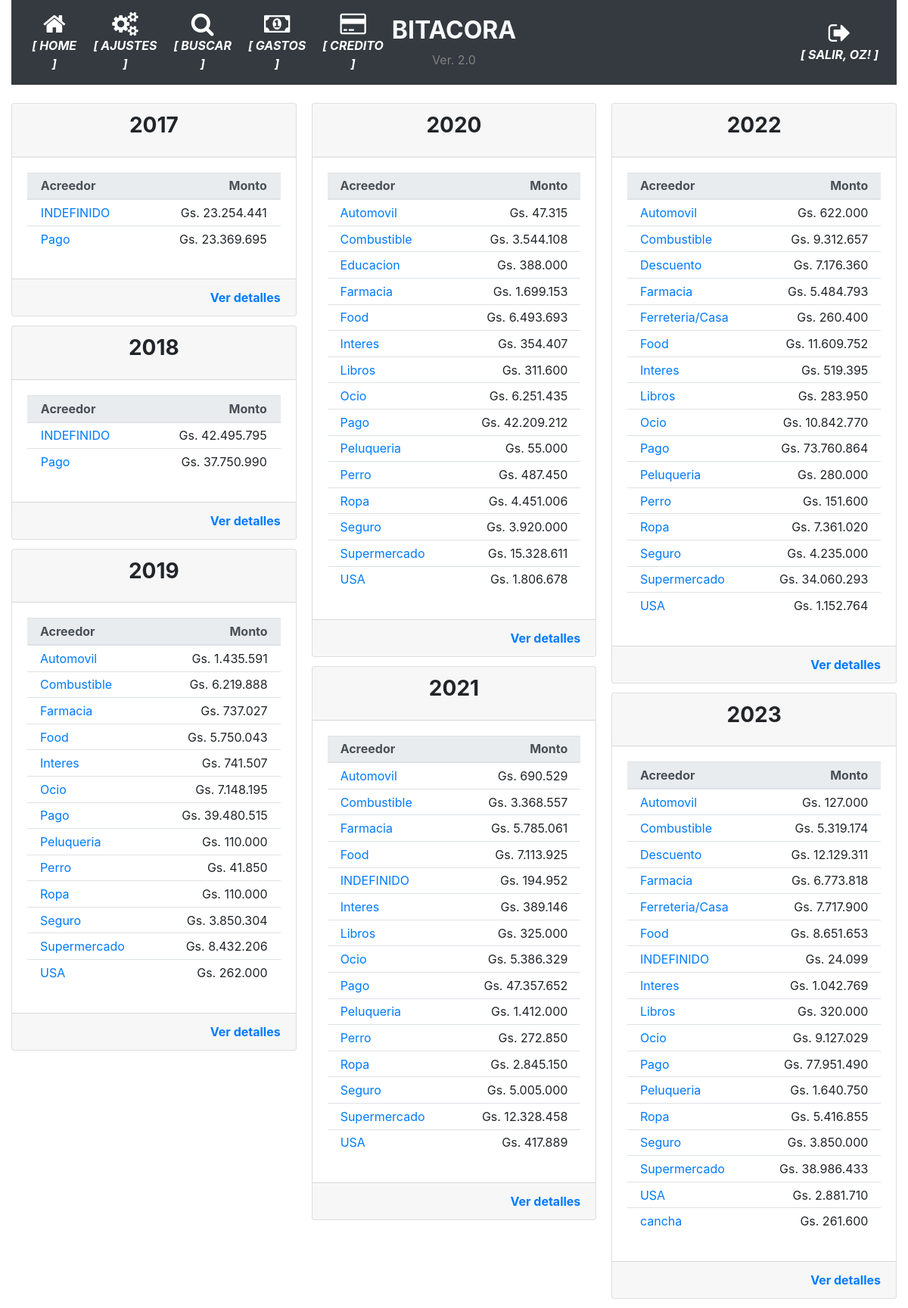
/historial_operacion (signed in), run on the app's committed database.
### app/models.py (models this page shows, shortened)
class User(UserMixin, db.Model):
    id = db.Column(db.Integer, primary_key=True)
    username = db.Column(db.String(64), index=True, unique=True)
    email = db.Column(db.String(120), index=True, unique=True)
    password_hash = db.Column(db.String(128))
    perfil = db.Column(db.String(128))

class TiposMovimiento(db.Model):
    __tablename__='tipos_movimiento'
    id = db.Column(db.Integer, primary_key=True)
    tipo = db.Column(db.String(100), nullable=False)

### app/routes.py (the view)
@app.route('/historial_operacion', methods=['GET', 'POST'])
@login_required
def historial_operacion():
    operaciones=[]
    for movimiento in db.session.query(func.strftime("%Y", Movimientos.fecha_operacion).label('fecha_operacion'), Movimientos.id_tipo_movimiento.label('id_tipo_movimiento'), TiposMovimiento.tipo.label('acreedor'), func.sum(Movimientos.monto_operacion).label('total')).join(TiposMovimiento).filter(Movimientos.id_tipo_movimiento==TiposMovimiento.id).group_by(func.strftime("%Y", Movimientos.fecha_operacion), Movimientos.id_tipo_movimiento, TiposMovimiento.tipo).order_by(TiposMovimiento.tipo).all():
        operaciones.append({'fecha_operacion':movimiento.fecha_operacion, 'id_tipo_movimiento': movimiento.id_tipo_movimiento, 'acreedor': movimiento.acreedor, 'total': movimiento.total})
    return render_template('historial_operaciones.html', operaciones=operaciones)

### app/models.py (called while the page is built)
@login.user_loader
def load_user(id):
    return User.query.get(int(id))

### app/templates/historial_operaciones.html
{% extends "base.html" %}
{% block main %}
<div class="card-columns">
    {% for fecha_operacion, detalle_gasto in operaciones | groupby('fecha_operacion') %}
    <div class="card card-responsive">
        <div class="card-header">
            <h3 class="card-title text-center"><strong>{{ fecha_operacion }}</strong></h3>
        </div>
        <div class="card-body">
            <table class="table table-sm">
                <thead class="thead-light">
                    <th></th>
                    <th>Acreedor</th>
                    <th class="card-text text-right">Monto</th>
                    <th></th>
                </thead>
                <tbody>
                    {% for gasto in detalle_gasto %}
                    <tr>
                        <td></td>
                        <td>
                            <a href="{{ url_for('operaciones_tipo', deudor=gasto.id_tipo_movimiento, fecha=fecha_operacion) }}">{{gasto.acreedor}}</a>
                        </td>
                        <td class="card-text text-right">{{ "Gs. {:,.0f}".format(gasto.total).replace(",", ".") }}</td>
                        <td></td>
                    </tr>
                    {% endfor %}
                </tbody>
            </table>
        </div>
        <div class="card-footer text-muted text-right">
            <a href="{{ url_for('historial_operacion_messanno', anno=fecha_operacion) }}" class="card-link"><strong>Ver detalles</strong></a>
        </div>
    </div>
    {% endfor %}
</div>
{% endblock %}

### app/templates/base.html (shortened to what this page needs)
<!doctype html>
<html lang="en">
  <head>
    <link rel="stylesheet" href="https://stackpath.bootstrapcdn.com/bootstrap/4.5.0/css/bootstrap.min.css">
    <link rel="stylesheet" href="https://maxcdn.bootstrapcdn.com/font-awesome/4.4.0/css/font-awesome.min.css">
  </head>
  <body>
    <div class="container-fluid">
      <nav class="navbar navbar-expand-md navbar-dark bg-dark">
        <div class="navbar-collapse collapse w-100 order-1 order-md-0 dual-collapse2">
            <ul class="navbar-nav mr-auto text-center">
              <li class="nav-item active">
                <a href="{{ url_for('index') }}" class="nav-link d-flex flex-column">
                <i class="fa fa-home fa-2x"></i>
                <span class="d-none d-sm-inline"><i><strong>[ HOME ]</strong></i></span></a>
              </li>
              <li class="nav-item active">
                <a href="{{ url_for('parametrico') }}" class="nav-link d-flex flex-column">
                <i class="fa fa-cogs fa-2x"></i>
                <span class="d-none d-sm-inline"><i><strong>[ AJUSTES ]</strong></i></span></a>
              </li>
              <li class="nav-item active">
                <a href="{{ url_for('busqueda') }}" class="nav-link d-flex flex-column">
                <i class="fa fa-search fa-2x"></i>
                <span class="d-none d-sm-inline"><i><strong>[ BUSCAR ]</strong></i></span></a>
              </li>
              <li class="nav-item active">
                <a href="{{ url_for('historico_gastos_detalle', periodo='') }}" class="nav-link d-flex flex-column">
                <i class="fa fa-money fa-2x"></i>
                <span class="d-none d-sm-inline"><i><strong>[ GASTOS ]</strong></i></span></a>
              </li>
              <li class="nav-item active">
                <a href="{{ url_for('movimientos_mes', mes='') }}" class="nav-link d-flex flex-column">
                <i class="fa fa-credit-card fa-2x"></i>
                <span class="d-none d-sm-inline"><i><strong>[ CREDITO ]</strong></i></span></a>
              </li>
            </ul>
        </div>
        <div class="mx-auto order-0 text-center">
            <h2 class="mx-auto text-light"><strong>BITACORA</strong></h2>
            <span style="color: grey">Ver. 2.0</span>
        </div>
        <div class="navbar-collapse collapse w-100 order-3 dual-collapse2">
            <ul class="navbar-nav ml-auto text-center">
              <li class="nav-item active">
                {% if current_user.is_anonymous %}
                  <a href="{{ url_for('logout') }}" class="nav-link d-flex flex-column">
                  <i class="fa fa-sign-in fa-2x"></i>
                  <span class="d-none d-sm-inline"><i><strong>[ ACCEDER ]</strong></i></span></a>
                {% else %}
                  <a href="{{ url_for('logout') }}" class="nav-link d-flex flex-column">
                  <i class="fa fa-sign-out fa-2x"></i>
                  <span class="d-none d-sm-inline"><i><strong>[ SALIR, {{ current_user.username | upper }}! ]</strong></i></span></a>
                {% endif %}
              </li>
            </ul>
        </div>
    </nav>
    <br>
      <div>
        {% block main %}{% endblock %}
      </div>
    </div>
  </body>
</html>

### data on the page
User: username "OZ"
TiposMovimiento: acreedor "INDEFINIDO", total "Gs. 23.254.441", total "Gs. 42.495.795", total "Gs. 194.952", total "Gs. 24.099"
TiposMovimiento: acreedor "Pago", total "Gs. 23.369.695", total "Gs. 37.750.990", total "Gs. 39.480.515", total "Gs. 42.209.212", total "Gs. 47.357.652", total "Gs. 73.760.864", total "Gs. 77.951.490"
TiposMovimiento: acreedor "Automovil", total "Gs. 1.435.591", total "Gs. 47.315", total "Gs. 690.529", total "Gs. 622.000", total "Gs. 127.000"
TiposMovimiento: acreedor "Combustible", total "Gs. 6.219.888", total "Gs. 3.544.108", total "Gs. 3.368.557", total "Gs. 9.312.657", total "Gs. 5.319.174"
TiposMovimiento: acreedor "Food", total "Gs. 5.750.043", total "Gs. 6.493.693", total "Gs. 7.113.925", total "Gs. 11.609.752", total "Gs. 8.651.653"
TiposMovimiento: acreedor "Ocio", total "Gs. 7.148.195", total "Gs. 6.251.435", total "Gs. 5.386.329", total "Gs. 10.842.770", total "Gs. 9.127.029"
TiposMovimiento: acreedor "Ropa", total "Gs. 110.000", total "Gs. 4.451.006", total "Gs. 2.845.150", total "Gs. 7.361.020", total "Gs. 5.416.855"
TiposMovimiento: acreedor "Seguro", total "Gs. 3.850.304", total "Gs. 3.920.000", total "Gs. 5.005.000", total "Gs. 4.235.000", total "Gs. 3.850.000"
TiposMovimiento: acreedor "USA", total "Gs. 262.000", total "Gs. 1.806.678", total "Gs. 417.889", total "Gs. 1.152.764", total "Gs. 2.881.710"
TiposMovimiento: acreedor "Educacion", total "Gs. 388.000"
TiposMovimiento: acreedor "Libros", total "Gs. 311.600", total "Gs. 325.000", total "Gs. 283.950", total "Gs. 320.000"
TiposMovimiento: acreedor "Descuento", total "Gs. 7.176.360", total "Gs. 12.129.311"
TiposMovimiento: acreedor "Ferreteria/Casa", total "Gs. 260.400", total "Gs. 7.717.900"
TiposMovimiento: acreedor "cancha", total "Gs. 261.600"

### other printed values
{{ fecha_operacion }} "2017" "2018" "2019" "2020" "2021" "2022" "2023"
{{ gasto.acreedor }} "Farmacia" "Interes" "Peluqueria" "Perro" "Supermercado" "Farmacia" "Interes" "Peluqueria" "Perro" "Supermercado" "Farmacia" "Interes" "Peluqueria" "Perro" "Supermercado" "Farmacia" "Interes" "Peluqueria" "Perro" "Supermercado" "Farmacia" "Interes" "Peluqueria" "Supermercado"
{{ "Gs. {:,.0f}".format(gasto.total).replace(",", ".") }} "Gs. 737.027" "Gs. 741.507" "Gs. 110.000" "Gs. 41.850" "Gs. 8.432.206" "Gs. 1.699.153" "Gs. 354.407" "Gs. 55.000" "Gs. 487.450" "Gs. 15.328.611" "Gs. 5.785.061" "Gs. 389.146" "Gs. 1.412.000" "Gs. 272.850" "Gs. 12.328.458" "Gs. 5.484.793" "Gs. 519.395" "Gs. 280.000" "Gs. 151.600" "Gs. 34.060.293" "Gs. 6.773.818" "Gs. 1.042.769" "Gs. 1.640.750" "Gs. 38.986.433"
